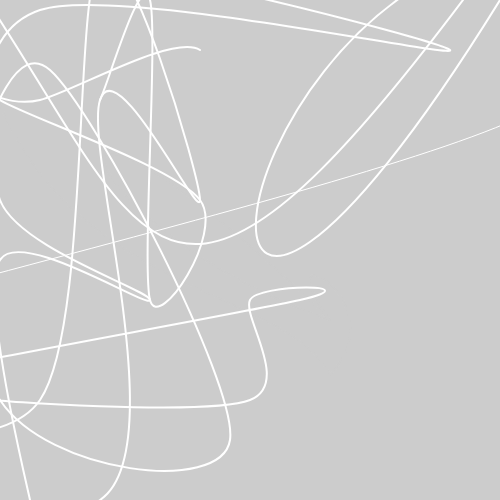
Frame 1 (no input)
Frame 60 (no input): identical to frame 1, image omitted
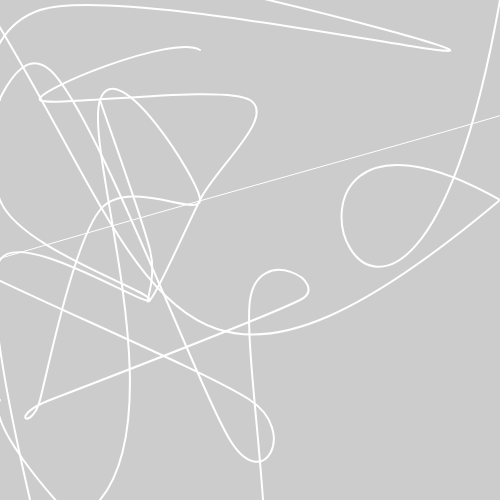
Frame 120 (the mouse pressed at the canvas centre since frame 60)

The p5.js sketch that drew these frames (run headless with seeded random() and noise() and a simulated clock; from frame 60 on, the mouse is pressed at the canvas centre):

// p5.js sketch
// ── sketch.js
var x1=100;
var y1=100;

var x2=250;
var y2=50;

var x3=30;
var y3=300;

var x4=500;
var y4=500;
var value = 0;

var value = 204;

function setup() {
createCanvas(500,500);


}
function draw() {

background(204);
noCursor();

//kurve 1 

noFill();
beginShape();
vertex(-30, -20);
bezierVertex(00, 300, 280, 275, 330, 375);
bezierVertex(400, 300, 260, 225, 330, 320);
bezierVertex(0, 0, 60, 225, 330, 320);

strokeWeight(2);
stroke (value);

endShape();

//Kurve 2 

noFill(); 
beginShape();
curveVertex(x1,y1);
curveVertex(x1,y1);
curveVertex(150,mouseY);
curveVertex(150,y3);
curveVertex(200,200);
curveVertex(mouseX,y1);
curveVertex(40,y1);
curveVertex(200,50);
curveVertex(200,200);

 stroke (255);
  endShape();

// Kurve  

noFill(); 
beginShape();

curveVertex(30,400);
curveVertex(30,500);
curveVertex(0,260);
curveVertex(150,y3);
curveVertex(00,200);
curveVertex(40,10);
curveVertex(450,50);
curveVertex(-20,-50);
curveVertex(00,100);
curveVertex(00,100);


 stroke (255);
  endShape();


// Kurve 4

noFill(); 
beginShape();
curveVertex(400,400);
curveVertex(-400,400);
curveVertex(550,x1);
curveVertex(150,mouseY-50);

 stroke (255);
 strokeWeight(1);
 endShape();

// Kurve 5

noFill(); 
beginShape();
curveVertex(-40,200);
curveVertex(-40,200);
curveVertex(50,70);
curveVertex(230,440);
curveVertex(mouseX,400);
curveVertex(-60,mouseY);
curveVertex(-80,200);

strokeWeight(2);
 stroke (255);
  endShape();


//Kurve 6
  beginShape();
vertex(-330, -330);
bezierVertex(200, 30, 30, 595, 500, mouseY-50);
bezierVertex(200, 30, mouseX+150, 565, 500, 0);
stroke (255);
endShape();


noFill(); 
beginShape();
curveVertex(400,400);
curveVertex(00,400);
curveVertex(250,mouseY+400);
curveVertex(250,y3);
curveVertex(300,300);
curveVertex(mouseX-200,400);
curveVertex(40,400);
curveVertex(x1,mouseY-40);
curveVertex(200,200);
curveVertex(x1,y1);
curveVertex(x1,y4);
curveVertex(-350,mouseY+400);
curveVertex(190,190);

 stroke (255);
  endShape();

/*
//kurve 7
beginShape();
vertex(-340, 340);
bezierVertex(50, 30, 30, 575, mouseX, mouseY+450);
bezierVertex(50, 30, 60, 505, 330, mouseY+450);
bezierVertex(50, 30, 30, 575, mouseX, mouseY+450);
stroke (255);
endShape();
*/
 



}
function mouseDragged() {
  value = value + 5;
  if (value > 255) {
    value = 170;
  }
}
